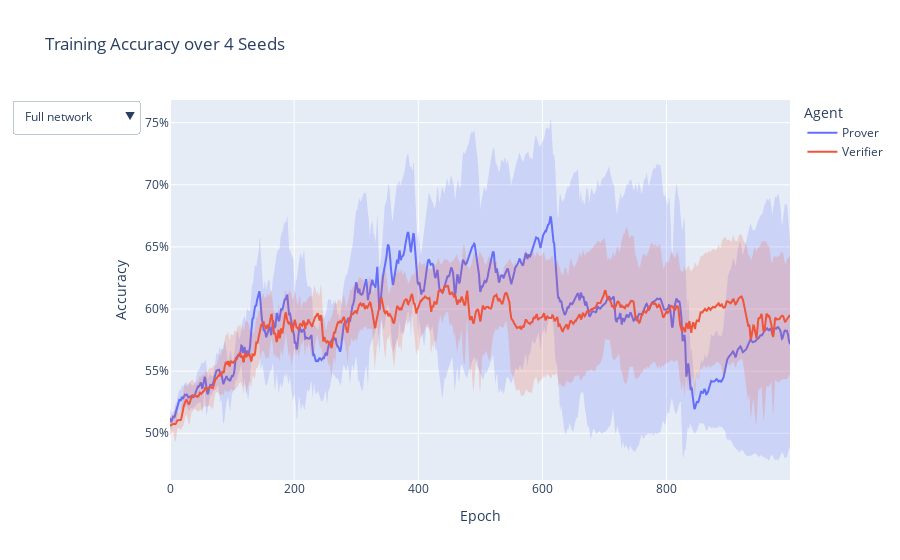

Write notebook code for a chart like this one.
### Code cell
fig = go.Figure()

for temp in ("not_frozen", "frozen"):
    for agent, colour in zip(["prover", "verifier"], colours):
        accs_mean = train_accuracies_mean[temp][agent]
        accs_std = train_accuracies_std[temp][agent]

        x = np.concatenate((np.arange(len(accs_mean)), np.arange(len(accs_mean))[::-1]))
        y = np.concatenate((accs_mean + accs_std, accs_mean[::-1] - accs_std[::-1]))

        fig.add_trace(
            go.Scatter(
                x=x,
                y=y,
                fill="toself",
                fillcolor=hex_rgba(colour, 0.2),
                line=dict(color="rgba(255,255,255,0)"),
                hoverinfo="skip",
                showlegend=False,
                visible=bool(temp == "not_frozen"),
            )
        )

        fig.add_trace(
            go.Scatter(
                x=np.arange(len(accs_mean)),
                y=accs_mean,
                mode="lines",
                name=agent.capitalize(),
                line=dict(color=colour),
                visible=bool(temp == "not_frozen"),
            )
        )

fig.update_layout(
    title=f"Training Accuracy over {len(results['not_frozen'])} Seeds",
    xaxis_title="Epoch",
    yaxis_title="Accuracy",
    yaxis_tickformat=",.0%",
    legend_title="Agent",
    updatemenus=[
        dict(
            buttons=[
                dict(
                    label="Full network",
                    method="update",
                    args=[{"visible": [True] * 4 + [False] * 4}],
                ),
                dict(
                    label="Frozen encoder",
                    method="update",
                    args=[{"visible": [False] * 4 + [True] * 4}],
                ),
            ],
            active=0,
            showactive=True,
        )
    ],
)

fig.show()

### Figure 1 — Plotly figure (JSON) as saved in the notebook; plotly's stock layout.template omitted (floating-point values rounded to 4 significant figures; data arrays with more than 128 entries replaced by an {"elided": "..."} marker saying what was removed)
{"data": [{"fill": "toself", "fillcolor": "rgba(99, 110, 250, 0.2)", "hoverinfo": "skip", "line": {"color": "rgba(255,255,255,0)"}, "showlegend": false, "type": "scatter", "visible": true, "x": {"elided": "2000 int values"}, "y": {"elided": "2000 float values"}}, {"line": {"color": "#636EFA"}, "mode": "lines", "name": "Prover", "type": "scatter", "visible": true, "x": {"elided": "1000 int values"}, "y": {"elided": "1000 float values"}}, {"fill": "toself", "fillcolor": "rgba(239, 85, 59, 0.2)", "hoverinfo": "skip", "line": {"color": "rgba(255,255,255,0)"}, "showlegend": false, "type": "scatter", "visible": true, "x": {"elided": "2000 int values"}, "y": {"elided": "2000 float values"}}, {"line": {"color": "#EF553B"}, "mode": "lines", "name": "Verifier", "type": "scatter", "visible": true, "x": {"elided": "1000 int values"}, "y": {"elided": "1000 float values"}}, {"fill": "toself", "fillcolor": "rgba(99, 110, 250, 0.2)", "hoverinfo": "skip", "line": {"color": "rgba(255,255,255,0)"}, "showlegend": false, "type": "scatter", "visible": false, "x": {"elided": "2000 int values"}, "y": {"elided": "2000 float values"}}, {"line": {"color": "#636EFA"}, "mode": "lines", "name": "Prover", "type": "scatter", "visible": false, "x": {"elided": "1000 int values"}, "y": {"elided": "1000 float values"}}, {"fill": "toself", "fillcolor": "rgba(239, 85, 59, 0.2)", "hoverinfo": "skip", "line": {"color": "rgba(255,255,255,0)"}, "showlegend": false, "type": "scatter", "visible": false, "x": {"elided": "2000 int values"}, "y": {"elided": "2000 float values"}}, {"line": {"color": "#EF553B"}, "mode": "lines", "name": "Verifier", "type": "scatter", "visible": false, "x": {"elided": "1000 int values"}, "y": {"elided": "1000 float values"}}], "layout": {"legend": {"title": {"text": "Agent"}}, "title": {"text": "Training Accuracy over 4 Seeds"}, "updatemenus": [{"active": 0, "buttons": [{"args": [{"visible": [true, true, true, true, false, false, false, false]}], "label": "Full network", "method": "update"}, {"args": [{"visible": [false, false, false, false, true, true, true, true]}], "label": "Frozen encoder", "method": "update"}], "showactive": true}], "xaxis": {"title": {"text": "Epoch"}}, "yaxis": {"tickformat": ",.0%", "title": {"text": "Accuracy"}}}}
